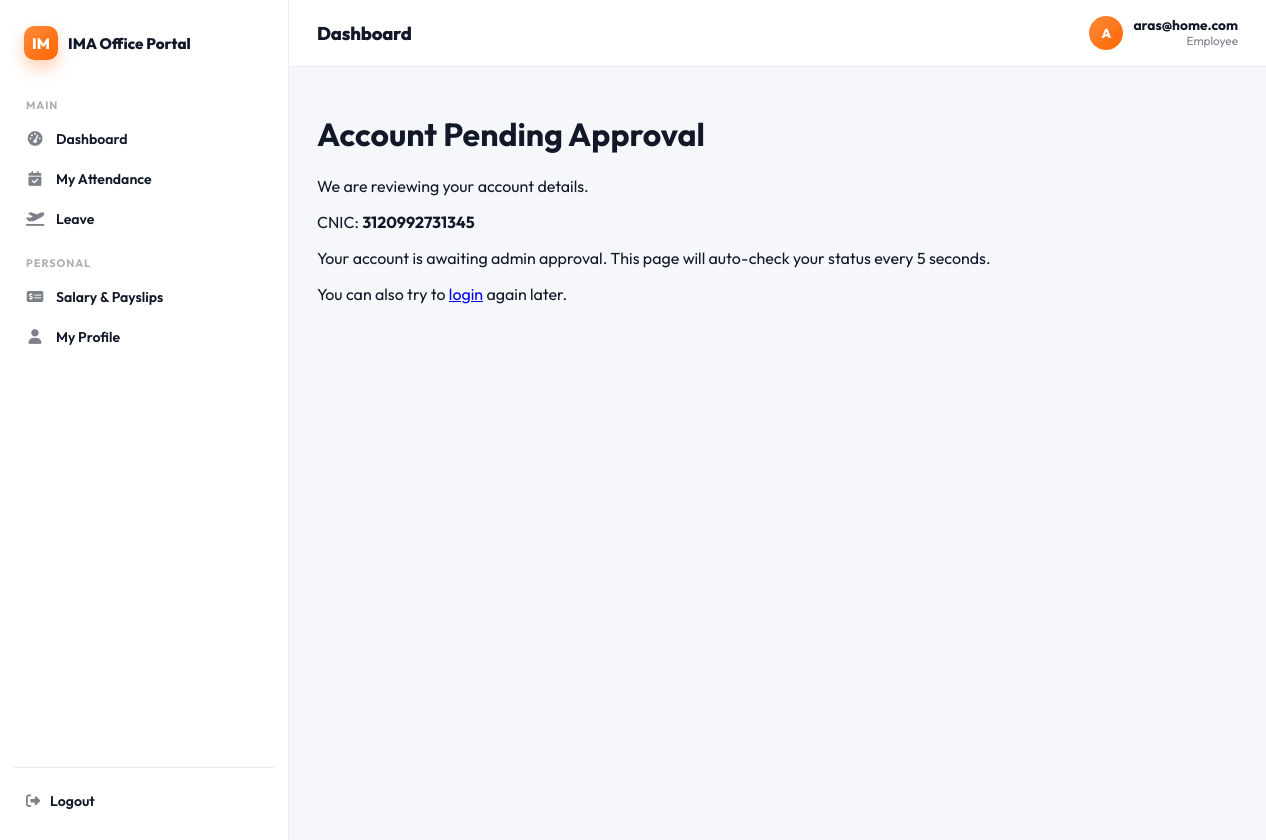
The app's page /pending/ (signed in) with its own data.
### accounts/models.py (models this page shows, shortened)
class Employee(AbstractBaseUser, PermissionsMixin):
    cnic = models.CharField(max_length=13, unique=True, validators=[cnic_validator])
    email = models.EmailField(unique=True, validators=[email_validator])
    full_name = models.CharField(max_length=120, blank=True, null=True, validators=[alpha_spaces])
    fathers_name = models.CharField(max_length=120, blank=True, null=True, validators=[alpha_spaces])
    date_of_birth = models.DateField(blank=True, null=True)
    gender = models.CharField(max_length=10, choices=[('male','Male'),('female','Female'),('other','Other'),('na','Prefer not to say')], blank=True, null=True)
    marital_status = models.CharField(max_length=10, choices=[('single','Single'),('married','Married'),('divorced','Divorced'),('widowed','Widowed')], blank=True, null=True)
    contact_number = models.CharField(max_length=14, blank=True, null=True)
    residential_address = models.TextField(max_length=250, blank=True, null=True)
    date_of_joining = models.DateField(blank=True, null=True)
    reporting_manager_name = models.CharField(max_length=120, blank=True, null=True, validators=[alpha_spaces])
    department = models.CharField(max_length=10, choices=[('HR','HR'),('IT','IT'),('FIN','Finance'),('OPS','Operations'),('SALES','Sales'),('OTHER','Other')], blank=True, null=True)
    designation = models.CharField(max_length=120, blank=True, null=True)
    employment_type = models.CharField(max_length=2, choices=[('FT','Full-time'),('PT','Part-time'),('CT','Contract'),('IN','Internship')], blank=True, null=True)
    employee_code = models.CharField(max_length=20, unique=True, blank=True, null=True)
    profile_picture = models.ImageField(upload_to=profile_picture_path, validators=[], blank=True, null=True)
    cnic_front = models.ImageField(upload_to=cnic_front_path, validators=[], blank=True, null=True)
    cnic_back = models.ImageField(upload_to=cnic_back_path, validators=[], blank=True, null=True)
    degree_certificate = models.FileField(upload_to=degree_path, validators=[], blank=True, null=True)
    father_cnic = models.ImageField(upload_to=father_cnic_path, validators=[], blank=True, null=True)
    emergency_contact_name = models.CharField(max_length=120, blank=True, null=True)
    emergency_relationship = models.CharField(max_length=10, choices=[('father','Father'),('mother','Mother'),('spouse','Spouse'),('sibling','Sibling'),('friend','Friend'),('other','Other')], blank=True, null=True)
    emergency_contact_number = models.CharField(max_length=14, blank=True, null=True)
    emergency_contact_address = models.TextField(blank=True, null=True)
    blood_group = models.CharField(max_length=3, choices=[('A+','A+'),('A-','A-'),('B+','B+'),('B-','B-'),('O+','O+'),('O-','O-'),('AB+','AB+'),('AB-','AB-')], blank=True, null=True)
    previous_employer = models.TextField(blank=True, null=True)
    special_skills = models.TextField(blank=True, null=True)
    ROLE_CHOICES = [
        ('employee', 'Employee'),
        ('pm', 'Project Manager'),
        ('admin', 'Admin (CEO)'),   # 🔹 added Admin role
    ]
    role = models.CharField(
        max_length=20,
        choices=ROLE_CHOICES,
        default='employee',
        help_text="Role of the employee. Default is 'Employee'."
    )
    is_staff = models.BooleanField(default=False)
    is_active = models.BooleanField(default=False)
    date_joined = models.DateTimeField(auto_now_add=True)
    objects = EmployeeManager()
    USERNAME_FIELD = 'cnic'
    REQUIRED_FIELDS = ['email']
    class Media:
        css = {"all": ("css/admin/accounts.css",)}

### accounts/views.py (the view)
# urls.py: path('pending/', pending_view, name='pending'),
def pending_view(request):
    cnic = request.session.get('pending_cnic')
    return render(request, 'accounts/pending.html', {'cnic': cnic})

### accounts/templates/accounts/pending.html (shortened to what this page needs)
{% extends 'base.html' %}
{% load static %}
{% block page_header %}
<div class="app-hero">
  <div class="app-hero-head">
    <div>
      <h1 class="app-hero-title">Account Pending Approval</h1>
      <p class="app-hero-sub">We are reviewing your account details.</p>
    </div>
  </div>
</div>
{% endblock %}
{% block content %}
<p>CNIC: <strong>{{ cnic|default:"(unknown)" }}</strong></p>
<p>Your account is awaiting admin approval. This page will auto-check your status every 5 seconds.</p>
<p>You can also try to <a href="{% url 'login' %}">login</a> again later.</p>
{% endblock %}

### accounts/templates/base.html (shortened to what this page needs)
<!DOCTYPE html>
<html lang="en">
  <head>
    {% load static %}
    <link rel="stylesheet" href="https://cdnjs.cloudflare.com/ajax/libs/font-awesome/6.4.0/css/all.min.css">
    <link rel="stylesheet" href="{% static 'css/portal.css' %}" />
  </head>
  <body class="portal-body">
    <div class="portal-shell">
      <aside class="portal-sidebar" id="portal-sidebar">
        <div class="portal-brand">
          <div class="mark">IM</div>
          <div class="title">IMA Office Portal</div>
        </div>
        <nav class="portal-nav">
          <div class="portal-nav-label">Main</div>
          <a href="{% url 'dashboard' %}" class="{% if request.path == '/dashboard/' %}active{% endif %}">
            <i class="fa-solid fa-gauge-high"></i> Dashboard
          </a>
          <a href="{% url 'attendance:dashboard' %}" class="{% if request.path == '/attendance/dashboard/' %}active{% endif %}">
            <i class="fa-solid fa-calendar-check"></i> My Attendance
          </a>
          <a href="{% url 'my_leave_requests' %}" class="{% if request.path == '/leaves/my-leaves/' %}active{% endif %}">
            <i class="fa-solid fa-plane-departure"></i> Leave
          </a>
          <div class="portal-nav-label">Personal</div>
          {% if request.user.is_authenticated and request.user.role == 'employee' %}
          <a href="{% url 'payroll:employee_salary_summary' %}" class="{% if request.path == '/payroll/salary-summary/' %}active{% endif %}">
            <i class="fa-solid fa-money-check-dollar"></i> Salary &amp; Payslips
          </a>
          {% endif %}
          <a href="{% url 'profile' %}" class="{% if request.path == '/profile/' %}active{% endif %}">
            <i class="fa-solid fa-user"></i> My Profile
          </a>
        </nav>
        <div class="portal-sidebar-footer">
          <a href="{% url 'logout' %}"><i class="fa-solid fa-right-from-bracket" style="color:var(--pf-muted);"></i> Logout</a>
        </div>
      </aside>
      <div class="portal-main">
        <header class="portal-topbar">
          <div style="display:flex;align-items:center;gap:12px;">
            <h1>{% block page_title %}Dashboard{% endblock %}</h1>
          </div>
          <div class="portal-user">
            <div class="avatar">
              {% if request.user.profile_picture %}
                <img src="{{ request.user.profile_picture.url }}" alt="">
              {% else %}
                {{ request.user.full_name|default:request.user.email|slice:":1"|upper }}
              {% endif %}
            </div>
            <div class="meta">
              <div class="name">{{ request.user.full_name|default:request.user.email }}</div>
              <div class="role">{{ request.user.get_role_display }}</div>
            </div>
          </div>
        </header>
        <div class="portal-content">
          {% block page_header %}{% endblock %}
          {% block content %}{% endblock %}
        </div>
      </div>
    </div>
  </body>
</html>

### static/css/portal.css (style rules this page uses)
:root { --pf-bg: #f6f7fb; --pf-card: #ffffff; --pf-border: rgba(15, 23, 42, 0.08); --pf-text: #111827; --pf-muted: rgba(17, 24, 39, 0.55); --pf-accent: #ff6600; --pf-accent-soft: rgba(255, 102, 0, 0.10); --pf-accent-grad: linear-gradient(135deg, #ff8a3d 0%, #ff6600 100%); --pf-radius: 16px; --pf-radius-sm: 10px; --pf-shadow: 0 8px 24px rgba(15, 23, 42, 0.06); --pf-shadow-lg: 0 20px 45px rgba(15, 23, 42, 0.12); --pf-success-bg: rgba(22, 163, 74, 0.12); --pf-success: #15803d; --pf-danger-bg: rgba(220, 38, 38, 0.10); --pf-danger: #b91c1c; --pf-warning-bg: rgba(217, 119, 6, 0.12); --pf-warning: #b45309; --pf-blue-bg: rgba(37, 99, 235, 0.10); --pf-blue: #1d4ed8; }
body.portal-body { margin: 0; background: var(--pf-bg); color: var(--pf-text); font-family: "Outfit", "Inter", system-ui, -apple-system, "Segoe UI", Roboto, Arial, sans-serif; -webkit-font-smoothing: antialiased; }
.portal-shell { display: flex; min-height: 100vh; }
.portal-sidebar { width: 260px; min-width: 260px; background: var(--pf-card); border-right: 1px solid var(--pf-border); display: flex; flex-direction: column; padding: 20px 14px; position: sticky; top: 0; height: 100vh; overflow-y: auto; }
.portal-brand { display: flex; align-items: center; gap: 10px; padding: 6px 10px 20px; }
.portal-brand .mark { width: 34px; height: 34px; border-radius: 10px; background: var(--pf-accent-grad); color: #fff; display: flex; align-items: center; justify-content: center; font-weight: 800; font-size: 0.95rem; box-shadow: 0 8px 16px rgba(255, 102, 0, 0.3); flex-shrink: 0; }
.portal-brand .title { font-weight: 800; font-size: 0.95rem; color: var(--pf-text); }
.portal-nav-label { font-size: 0.68rem; text-transform: uppercase; letter-spacing: 0.09em; color: rgba(17, 24, 39, 0.35); font-weight: 700; margin: 18px 12px 8px; }
.portal-nav a { display: flex; align-items: center; gap: 12px; padding: 10px 12px; border-radius: var(--pf-radius-sm); text-decoration: none; color: var(--pf-text); font-weight: 600; font-size: 0.88rem; margin-bottom: 2px; transition: background 0.15s ease, color 0.15s ease; }
.portal-nav a i { width: 18px; text-align: center; color: var(--pf-muted); font-size: 0.92rem; }
.portal-sidebar-footer { margin-top: auto; padding-top: 14px; border-top: 1px solid var(--pf-border); }
.portal-sidebar-footer a { display: flex; align-items: center; gap: 10px; padding: 10px 12px; border-radius: var(--pf-radius-sm); color: var(--pf-text); text-decoration: none; font-weight: 600; font-size: 0.88rem; }
.portal-main { flex: 1; display: flex; flex-direction: column; min-width: 0; }
.portal-topbar { height: 66px; display: flex; align-items: center; justify-content: space-between; gap: 16px; padding: 0 28px; background: #fff; border-bottom: 1px solid var(--pf-border); position: sticky; top: 0; z-index: 30; }
.portal-topbar h1 { font-size: 1.15rem; font-weight: 800; margin: 0; letter-spacing: -0.01em; }
.portal-user { display: flex; align-items: center; gap: 10px; }
.portal-user .avatar { width: 34px; height: 34px; border-radius: 50%; background: var(--pf-accent-grad); color: #fff; display: flex; align-items: center; justify-content: center; font-weight: 800; font-size: 0.82rem; overflow: hidden; }
.portal-user .meta { line-height: 1.15; text-align: right; }
.portal-user .meta .name { font-weight: 700; font-size: 0.86rem; }
.portal-user .meta .role { color: var(--pf-muted); font-size: 0.74rem; text-transform: capitalize; }
.portal-content { padding: 26px 28px 40px; flex: 1; max-width: 1200px; width: 100%; }

### records on screen
Employee: user.full_name "A", user.full_name "aras@home.com", user.role "Employee"

### other values on screen
{{ cnic|default:"(unknown)" }} "3120992731345"
